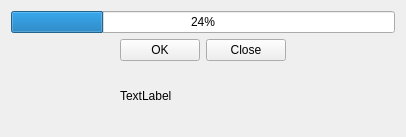
<?xml version="1.0" encoding="UTF-8"?>
<ui version="4.0">
 <class>Progress</class>
 <widget class="QWidget" name="Progress">
  <property name="geometry">
   <rect>
    <x>0</x>
    <y>0</y>
    <width>406</width>
    <height>137</height>
   </rect>
  </property>
  <property name="windowTitle">
   <string>Form</string>
  </property>
  <layout class="QGridLayout" name="gridLayout">
   <item row="1" column="3">
    <spacer name="horizontalSpacer">
     <property name="orientation">
      <enum>Qt::Horizontal</enum>
     </property>
     <property name="sizeHint" stdset="0">
      <size>
       <width>40</width>
       <height>20</height>
      </size>
     </property>
    </spacer>
   </item>
   <item row="2" column="1">
    <spacer name="verticalSpacer">
     <property name="orientation">
      <enum>Qt::Vertical</enum>
     </property>
     <property name="sizeHint" stdset="0">
      <size>
       <width>20</width>
       <height>40</height>
      </size>
     </property>
    </spacer>
   </item>
   <item row="1" column="2">
    <widget class="QPushButton" name="pushButton_2">
     <property name="text">
      <string>Close</string>
     </property>
    </widget>
   </item>
   <item row="1" column="1">
    <widget class="QPushButton" name="pushButton">
     <property name="text">
      <string>OK</string>
     </property>
    </widget>
   </item>
   <item row="3" column="1" colspan="2">
    <widget class="QLabel" name="label">
     <property name="text">
      <string>TextLabel</string>
     </property>
    </widget>
   </item>
   <item row="0" column="0" colspan="4">
    <widget class="QProgressBar" name="progressBar">
     <property name="value">
      <number>24</number>
     </property>
    </widget>
   </item>
   <item row="1" column="0">
    <spacer name="horizontalSpacer_2">
     <property name="orientation">
      <enum>Qt::Horizontal</enum>
     </property>
     <property name="sizeHint" stdset="0">
      <size>
       <width>40</width>
       <height>20</height>
      </size>
     </property>
    </spacer>
   </item>
   <item row="4" column="1">
    <spacer name="verticalSpacer_2">
     <property name="orientation">
      <enum>Qt::Vertical</enum>
     </property>
     <property name="sizeHint" stdset="0">
      <size>
       <width>20</width>
       <height>40</height>
      </size>
     </property>
    </spacer>
   </item>
  </layout>
 </widget>
 <resources/>
 <connections/>
</ui>
